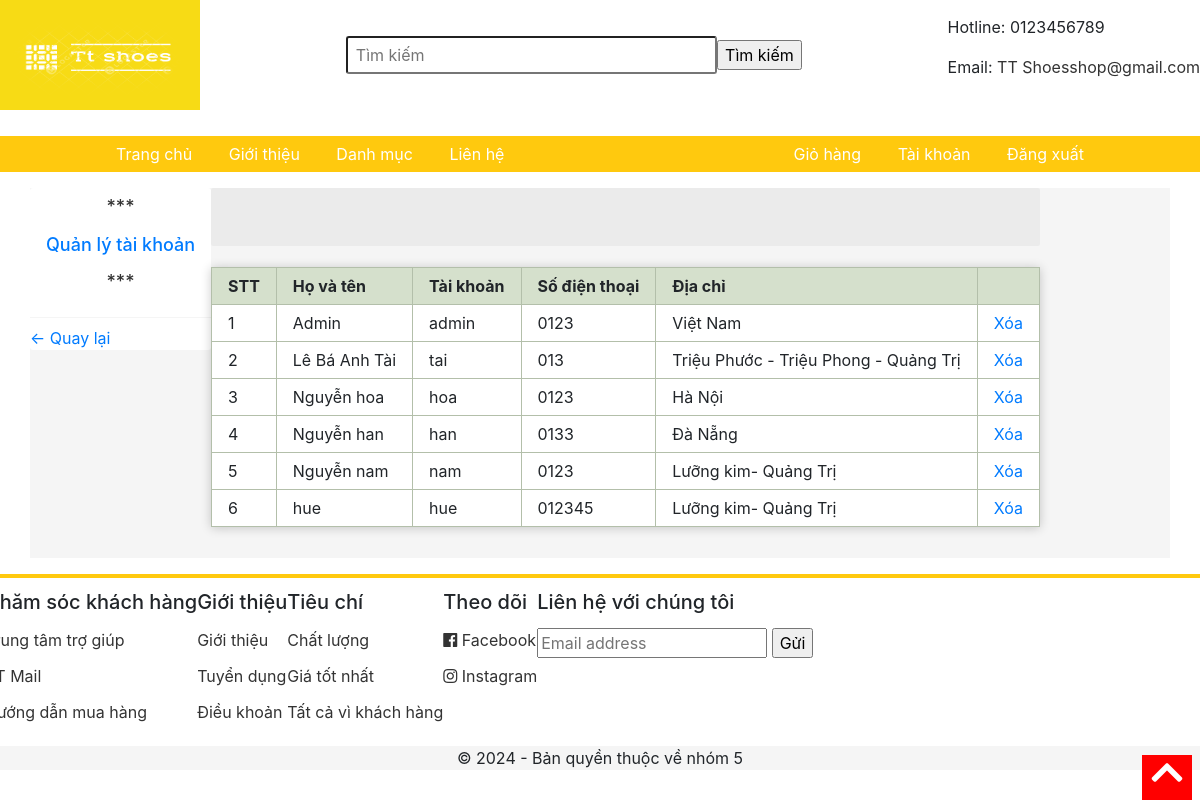
The app's page /taikhoan/quanlytk.php (signed in) with its own data.
### tables this page shows
CREATE TABLE `taikhoan` (
  `id` int(11) NOT NULL,
  `hoten` varchar(100) NOT NULL,
  `username` varchar(100) NOT NULL,
  `password` varchar(100) NOT NULL,
  `diachi` varchar(100) NOT NULL,
  `sdt` int(100) NOT NULL
);

### taikhoan/quanlytk.php (the view, shortened to what this page needs)
<html>
<head>
	<link rel="stylesheet" type="text/css" href="../css/grid.css">
	<link rel="stylesheet" type="text/css" href="../css/responsive.css">
	<link rel="stylesheet" type="text/css" href="../main.css">
	<link rel="stylesheet" href="https://use.fontawesome.com/releases/v5.7.0/css/all.css">
	<link rel="stylesheet" href="https://maxcdn.bootstrapcdn.com/bootstrap/4.5.2/css/bootstrap.min.css">
</head>
<body>
<form action="timkiem.php" method="POST">
	<div class="app">
		<div class="header">
			<div class="grid wide">
				<div class="header-main">
					<div class="logo">
						<a href="../index.php"><img src="../img/logo.png" width="200" height="110"></a>
					</div>
					<div class="search">
						<input type="text" name="s" class="search-bar" placeholder="Tìm kiếm">
						<input type="submit" value="Tìm kiếm">
					</div>
					<div class="contact">
						<p>Hotline: 0123456789</p>
						<p>Email: <a href="mailto:TT Shoesshop@gmail.com" style="color: #333;">TT Shoesshop@gmail.com</a></p>
					</div>
				</div>
			</div>
		</div>
		</form>
		<div class="navigation-bar">
			<ul class="navbar-list">
				<li class="navbar-item"><a href="index.php" class="navbar-link">Trang chủ</a></li>
				<li class="navbar-item"><a href="./pages/gioithieu.php" class="navbar-link">Giới thiệu</a></li>
				<li class="navbar-item navbar-item-category">
					<a href="" class="navbar-link">Danh mục</a>
				</li>
				<li class="navbar-item"><a href="../pages/lienhe.php" class="navbar-link">Liên hệ</a></li>
			</ul>
			<ul class="navbar-list">
				<li class="navbar-item"><a href="../pages/giohang.php" class="navbar-link">Giỏ hàng</a></li>
				<li class="navbar-item"><a href="../taikhoan.php" class="navbar-link">Tài khoản</a></li>
				<li class="navbar-item"><a href="../pages/dangxuat.php" class="navbar-link">Đăng xuất</a></li>
			</ul>
		</div>
		<div class="container">
			<div class="grid wide">
				<div class="row sm-gutter grid-content">
					<div class="column l-2 me-0 s-0">
						<nav class="category">
							<h3 class="category-heading">
								<p align="center">***</p>
								<a href="" >Quản lý tài khoản</a>
								<p align="center">***</p>
							</h3>
							<ul class="category-list">
								<li class="category-item category-item--active">
									<a href="../admin.php" ><- Quay lại </a>
								</li>
							</ul>
						</nav>
					</div>
					<div class="column l-10 me-12 s-12">
						<div class="home-filter">
							<button class="home-filter-btn btn"></button>
							<button class="home-filter-btn btn btn--active"></button>
							<button class="home-filter-btn btn"></button>
						</div>
						<div class="home-product">
						<div class="row sm-gutter">
	<div class="page">
<table class="layout display responsive-table">
    <thead>
        <tr>
            <th>STT</th>
            <th >Họ và tên</th>
			<th>Tài khoản</th>
			<th>Số điện thoại</th>
            <th >Địa chỉ</th>
			<th ></th>
        </tr>
    </thead>
    <tbody>
		<?php
			$conn =	mysqli_connect("localhost", "root", "", "dacs2");
			$sql= "SELECT * FROM taikhoan ";
			$ketqua = mysqli_query($conn, $sql);
			$stt = 1;
			while ($row = mysqli_fetch_array($ketqua)) {
				echo "<tr>";
				echo "<td>".$stt."</td>";
				echo "<td>".$row['hoten']."</td>";
				echo "<td>".$row['username']."</td>";
				echo "<td>0".$row['sdt']."</td>";
                echo "<td>".$row['diachi']."</td>";
				echo '<td><a href=" xoatk.php?id= '.$row['id'].'">Xóa</a></td>';
				echo "</tr>";
				$stt++;
			}
		?>
    </tbody>
</table>
</div>
								</div>
								</div>
							</div>
						</div>
					</div>
				</div>
		<div class="footer">
			<div class="grid wide">
				<div class="row">
					<div class="column l-2-4 me-4 s-6">
						<h3 class="footer__heading">Chăm sóc khách hàng</h3>
						<ul class="footer-list">
							<li class="footer-item">
								<a href="" class="footer-item-link">Trung tâm trợ giúp</a>
							</li>
							<li class="footer-item">
								<a href="" class="footer-item-link">TT Mail</a>
							</li>
							<li class="footer-item">
								<a href="" class="footer-item-link">Hướng dẫn mua hàng</a>
							</li>
						</ul>
					</div>
					<div class="column l-2-4 me-4 s-6">
						<h3 class="footer__heading">Giới thiệu</h3>
						<ul class="footer-list">
							<li class="footer-item">
								<a href="" class="footer-item-link">Giới thiệu</a>
							</li>
							<li class="footer-item">
								<a href="" class="footer-item-link">Tuyển dụng</a>
							</li>
							<li class="footer-item">
								<a href="" class="footer-item-link">Điều khoản</a>
							</li>
						</ul>
					</div>
					<div class="column l-2-4 me-4 s-6">
						<h3 class="footer__heading">Tiêu chí</h3>
						<ul class="footer-list">
							<li class="footer-item">
								<a  class="footer-item-link">Chất lượng</a>
							</li>
							<li class="footer-item">
								<a  class="footer-item-link">Giá tốt nhất</a>
							</li>
							<li class="footer-item">
								<a  class="footer-item-link">Tất cả vì khách hàng</a>
							</li>
						</ul>
					</div>
					<div class="column l-2-4 me-4 s-6">
						<h3 class="footer__heading">Theo dõi</h3>
						<ul class="footer-list">
							<li class="footer-item">
								<a href="" class="footer-item-link">
									<i class="fab fa-facebook"></i>
									Facebook
								</a>
							</li>
							<li class="footer-item">
								<a href="" class="footer-item-link">
									<i class="fab fa-instagram"></i>
									Instagram
								</a>
							</li>
						</ul>
					</div>
					<div class="column l-2-4 me-4 s-6">
						<h3 class="footer__heading">Liên hệ với chúng tôi</h3>
						<input class="footer__input" type="text" placeholder="Email address">
						<input type="submit" value="Gửi">
					</div>
				</div>
			</div>
			<div class="footer__bottom">
				<div class="grid wide">
					<p>© 2024 - Bản quyền thuộc về nhóm 5</p>
				</div>
			</div>
		</div>
		<div class="scroll-to-top" onclick="scrollToTop();">
			<i class="scroll-to-top-icon fas fa-chevron-up"></i>
		</div>
</body>
</html>

### main.css (style rules this page uses)
* { box-sizing: border-box; }
body { margin: 0; font-family: "Helvetica Neue", Helvetica, Arial; }
.header-main { display: flex; justify-content: space-between; align-items: center; }
.header { background-color: white; height: 120px; }
.search { display: flex; align-items: center; width: 38%; }
.search-bar { width: 100%; height: 38px; padding: 0 8px; border-radius: 3px; color: #333; font-size: 16px; }
.navigation-bar { background-color: #ffc90e; margin: 0 auto; display: flex; justify-content: space-between; align-items: center; }
.navbar-list { list-style: none; padding-left: 0; margin: 0 100px; }
.navbar-item, .navbar-link { display: inline-flex; }
.navbar-link { color: white; padding: 6px 16px; text-decoration: none; }
.navbar-item-category { position: relative; }
.container { width: 100%; margin: 0; background-color: #F5F5F5; }
.category { background-color: white; border-radius: 3px; }
.category-heading { color: #333; padding: 8px 16px; font-size: 18px; margin-top: 0; border-bottom: 1px solid #f5f5f5; }
.category-list { list-style: none; padding-left: 0; }
.btn { width: 90px; height: 34px; text-decoration: none; border: none; display: inline-flex; border-radius: 2px; outline: none; cursor: pointer; align-items: center; justify-content: center; background-color: white; color: #333; border:none; }
.home-filter { background-color: rgba(0, 0, 0, 0.04); display: flex; align-items: center; padding: 12px 22px; border-radius: 2px; }
.home-filter-btn { margin-right: 12px; }
.page { display: flex; align-items: center; }
.page { display: flex; align-items: center; margin-left: auto; }
.home-product { padding: 15px; margin-top: -10px; }
.footer { border-top: 4px solid #ffc90e; padding-top: 12px; }
.footer__heading { font-size: 20px; }
.footer-list { padding-left: 0; list-style: none; }
.footer-item-link { text-decoration: none; color: #333; padding: 6px 0; display: block; }
.footer__input { margin: 6px 0; width: 230px; }
.footer__bottom { background-color: #f5f5f5; text-align: center; }
.scroll-to-top { position: fixed; bottom: 0; right: 8px; z-index: 1999; cursor: pointer; }
.scroll-to-top-icon { font-size: 36px; color: white; background-color: red; width: 50px; height: 45px; text-align: center; }

### taikhoan/quanlytk.php (style rules this page uses)
.page { max-width: 60em; margin: 0 auto; }
table th, table td { text-align: left; }
table.layout { width: 100%; border-collapse: collapse; }
table.display { margin: 1em 0; }
table.display th, table.display td { border: 1px solid #B3BFAA; padding: .5em 1em; }
table.display th { background: #D5E0CC; }
table.display td { background: #fff; }
table.responsive-table { box-shadow: 0 1px 10px rgba(0, 0, 0, 0.2); }

### records on screen
taikhoan: hoten "Admin", username "admin", sdt "123", diachi "Việt Nam"
taikhoan: hoten "Lê Bá Anh Tài", username "tai", sdt "13", diachi "Triệu Phước - Triệu Phong - Quảng Trị"
taikhoan: hoten "Nguyễn hoa", username "hoa", sdt "123", diachi "Hà Nội"
taikhoan: hoten "Nguyễn han", username "han", sdt "133", diachi "Đà Nẵng"
taikhoan: hoten "Nguyễn nam", username "nam", sdt "123", diachi "Lưỡng kim- Quảng Trị"
taikhoan: hoten "hue", username "hue", sdt "12345", diachi "Lưỡng kim- Quảng Trị"
